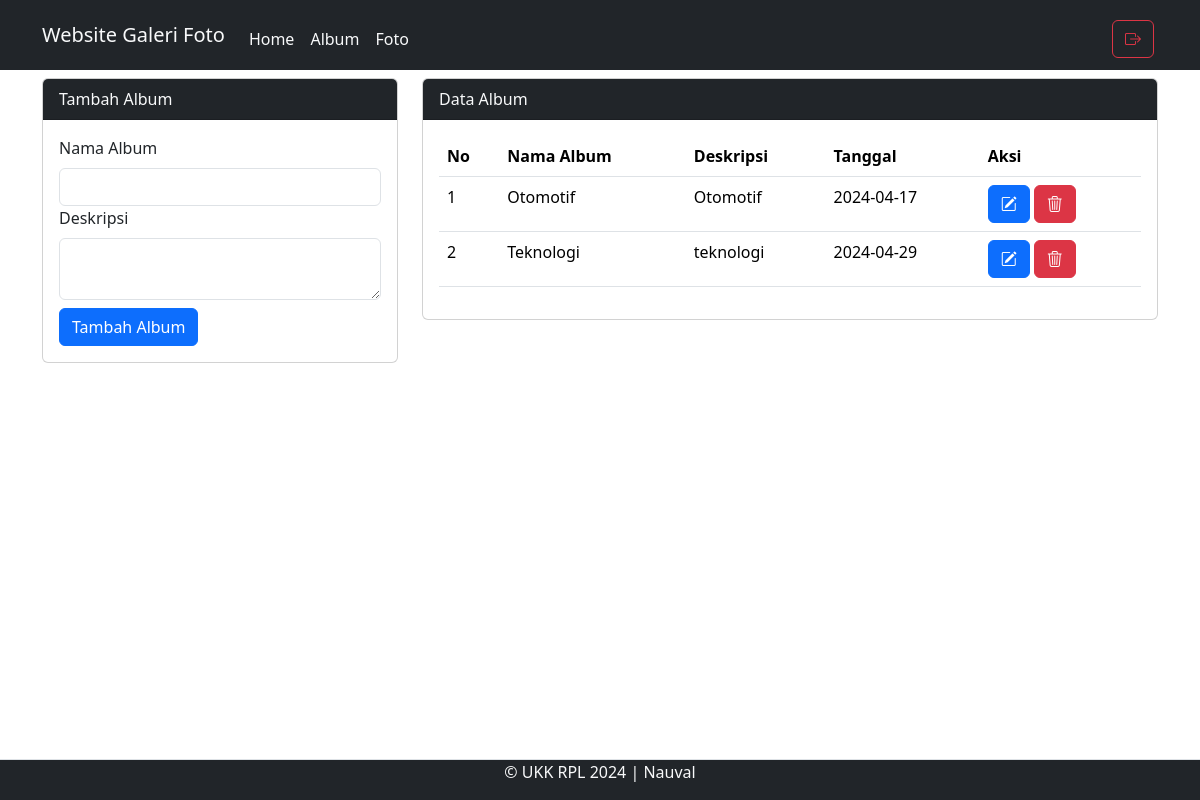
Page /admin/album.php (signed in) on the committed database.
### tables this page shows
CREATE TABLE `album` (
  `albumid` int(11) NOT NULL,
  `namaalbum` varchar(255) NOT NULL,
  `deskripsi` text NOT NULL,
  `tanggaldibuat` date NOT NULL,
  `userid` int(11) NOT NULL
);

### admin/album.php (the view, shortened to what this page needs)
<?php
include '../config/koneksi.php';
?>
<!DOCTYPE html>
<html>
<head>
  <link rel="stylesheet" href="../assets/css/bootstrap.min.css">
  <link rel="stylesheet" href="https://cdn.jsdelivr.net/npm/bootstrap-icons@1.11.3/font/bootstrap-icons.min.css">
</head>
<body>
  <nav class="navbar navbar-expand-lg bg-dark">
    <div class="container">
      <a class="navbar-brand text-light" href="index.php">Website Galeri Foto</a>
      <div class="collapse navbar-collapse mt-2" id="navbarNavAltMarkup">
        <div class="navbar-nav me-auto">
          <a href="home.php" class="nav-link text-light">Home</a>
          <a href="album.php" class="nav-link text-light">Album</a>
          <a href="foto.php" class="nav-link text-light">Foto</a>
        </div>
        <a href="../config/aksi_logout.php" class="btn btn-outline-danger m-1"><i class="bi bi-box-arrow-right"></i></a>
      </div>
    </div>
  </nav>
  <div class="container">
    <div class="row">
      <div class="col-md-4">
        <div class="card mt-2">
          <div class="card-header bg-dark text-light">Tambah Album</div>
          <div class="card-body">
            <form action="../config/aksi_album.php" method="POST">
              <label class="form-label">Nama Album</label>
              <input type="text" name="namaalbum" class="form-control" required>
              <label class="form-label">Deskripsi</label>
              <textarea class="form-control" name="deskripsi" required></textarea>
              <button type="submit" class="btn btn-primary mt-2" name="tambah">Tambah Album</button>
            </form>
          </div>
        </div>
      </div>
      <div class="col-md-8">
        <div class="card mt-2">
          <div class="card-header bg-dark text-light">Data Album</div>
          <div class="card-body">
            <table class="table">
              <thead>
                <tr>
                  <th>No</th>
                  <th>Nama Album</th>
                  <th>Deskripsi</th>
                  <th>Tanggal</th>
                  <th>Aksi</th>
                </tr>
              </thead>
              <tbody>
                <?php
                $no = 1;
                $userid = $_SESSION['userid'];
                $sql = mysqli_query($koneksi, "SELECT * FROM album WHERE userid='$userid'");
                while ($data = mysqli_fetch_array($sql)) {
                ?>
                  <tr>
                    <td><?php echo $no++ ?></td>
                    <td><?php echo $data['namaalbum'] ?></td>
                    <td><?php echo $data['deskripsi'] ?></td>
                    <td><?php echo $data['tanggaldibuat'] ?></td>
                    <td>
                      <button type="button" class="btn btn-primary" data-bs-toggle="modal" data-bs-target="#edit<?php echo $data['albumid'] ?>">
                      <i class="bi bi-pencil-square"></i>
                      </button>
                      <button type="button" class="btn btn-danger" data-bs-toggle="modal" data-bs-target="#hapus<?php echo $data['albumid'] ?>">
                      <i class="bi bi-trash3"></i>
                      </button>
                    </td>
                  </tr>
                <?php } ?>
              </tbody>
            </table>
          </div>
        </div>
      </div>
    </div>
  </div>
  <footer class="d-flex justify-content-center border-top mt-3 fixed-bottom bg-dark">
    <p class="nav-link text-light">&copy; UKK RPL 2024 | Nauval</p>
  </footer>
</body>
</html>

### rows in the picture
album: namaalbum "Otomotif", deskripsi "Otomotif", tanggaldibuat "2024-04-17"
album: namaalbum "Teknologi", deskripsi "teknologi", tanggaldibuat "2024-04-29"
